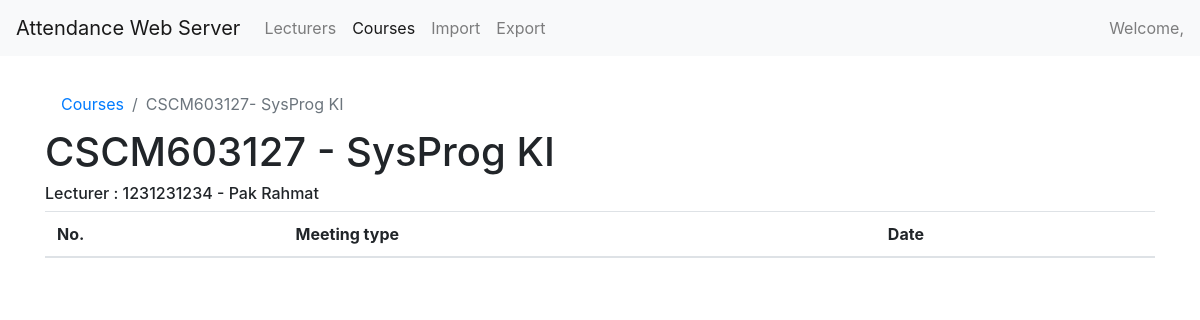
The page /course/CSCM603127 on the database its author committed.
### index/models.py (models this page shows, shortened)
class Course(models.Model):
    code = models.CharField(max_length=30)
    name = models.CharField(max_length=50)
    lecturer = models.ForeignKey(Lecturer, on_delete=models.CASCADE, related_name="lecturer")
    late_tolerance = models.IntegerField(default=10)
    class Meta:
        unique_together = ["code"]

class Lecturer(models.Model):
    serial_number = models.CharField(max_length=50)
    name = models.CharField(max_length=50)
    npm = models.IntegerField()
    class Meta:
        unique_together = ["npm"]

### index/views.py (the view)
# urls.py: path('course/<str:course_code>', views.showMeeting, name='show_meeting'),
def showMeeting(request, course_code):
    meetings = Meeting.objects.filter(course_class__course__code=course_code)
    course = Course.objects.get(code=course_code)
    print(meetings)
    return render(request, 'meetingsList.html', {
        'meetings': meetings,
        'course': course
    })

### templates/meetingsList.html (shortened to what this page needs)
<html lang="en">
  <head>
    <link rel="stylesheet" href="https://stackpath.bootstrapcdn.com/bootstrap/4.3.1/css/bootstrap.min.css">
  </head>
    {% block body %}
        {% include 'navbar.html' %}
    <div class="container" style="margin-top:5rem;">
        <nav aria-label="breadcrumb">
      <ol class="breadcrumb" style="background: white!important;margin:0;">
        <li class="breadcrumb-item"><a href="{% url 'show_courses_list' %}">Courses</a></li>
        <li class="breadcrumb-item active" aria-current="page">{{ course.code }}- {{ course.name }}</li>
      </ol>
    </nav>
      <h1>{{ course.code }} - {{ course.name }}</h1>
        <h6> Lecturer : {{ course.lecturer.npm }} - {{ course.lecturer.name }}</h6>
      <table class="table">
        <thead>
          <tr>
              <th>No.</th>
              <th scope="col">Meeting type</th>
              <th scope="col">Date</th>
          </tr>
        </thead>
      </table>
    </div>
    {% endblock %}
  </body>
</html>

### rows shown on the page
Course: code "CSCM603127", name "SysProg KI", lecturer.npm "1231231234", lecturer.name "Pak Rahmat"
